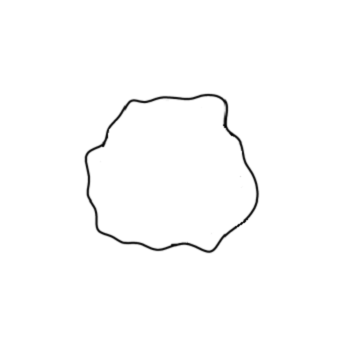
%> input picture Shape2.png, 350 x 344 px
$ octave todaytest1.m   (GNU Octave 9; MATLAB toolbox functions it lacks are replaced by stand-ins)
%> lines starting %> are read from the running program, lines starting %| are printed output that depends on the picture; in (x1, y1, x2, y2) boxes, pixels count from 0 and x2, y2 are one past the last pixel; in counts of white or black regions, pixels touching at a corner belong together; the program's own positions count from 1
clear all ; close all ; clc
%% import image png
[IM , M] = imread('Shape2.png') ;
%> IM is the input picture: size 344x350x3 uint8; min 1, max 255, mean 252.4
%> M = []
IM = imresize(IM,[300 NaN]) ; % for decrease compute process
%> IM: size 300x306x3 uint8
G = rgb2gray(IM) ; % rgb to grayscale image
BW = imbinarize(G) ; % grayscale image to binary image
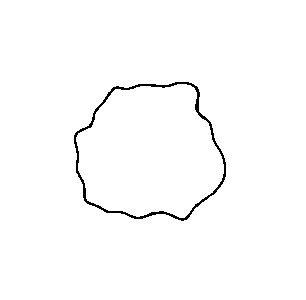
%> BW: size 300x306 logical; 98.7% white; black in thin lines or dots, all inside (x1, y1, x2, y2) = (74, 82, 226, 221)
BW = imerode(BW,strel('disk',1)) ; % Improve Binary image
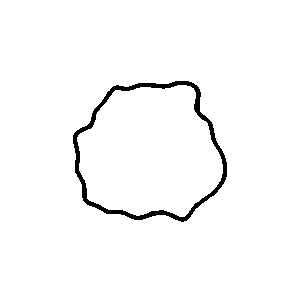
%> BW: size 300x306 logical; 97.8% white; 1 black region, box (x1, y1, x2, y2) and area: (73, 81, 227, 222) 2047

%%
%> (the run ends here)
